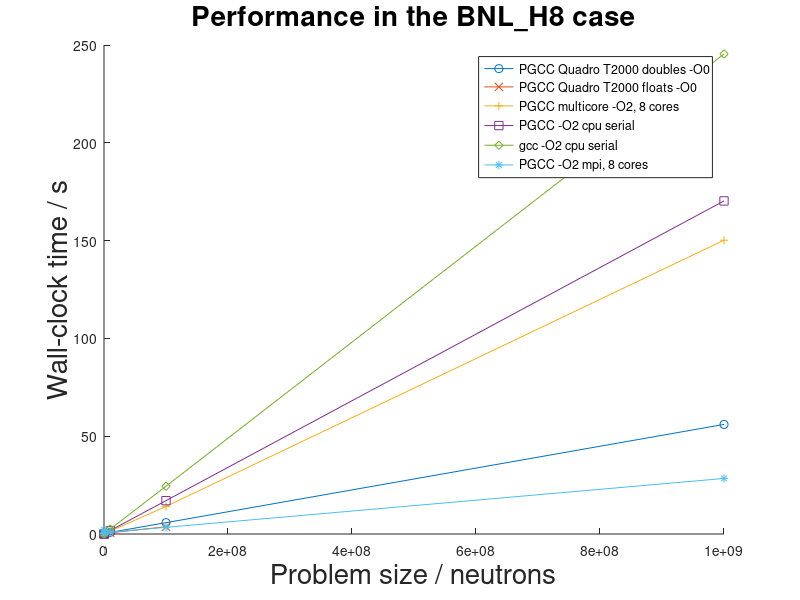
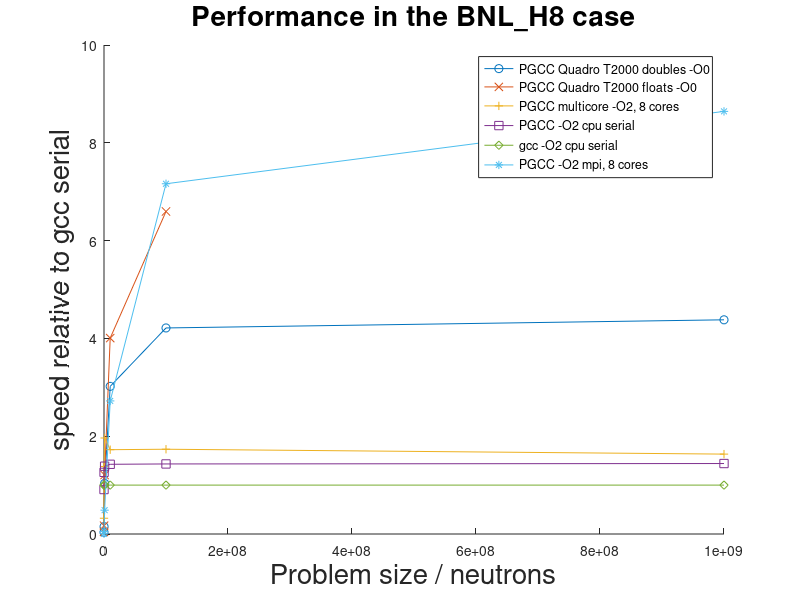

These charts were generated, in order, by the following MATLAB code:
set(0, 'defaultTextFontSize',20);
xes=[1e4 1e5 1e6 1e7 1e8 1e9]';
load gpu.dat
load gpu_float.dat
load cpu.dat
load gcc.dat
load mpi.dat
load multicore.dat

hold on
plot(xes,gpu,'-o')
plot(xes(1:5),gpu_float,'-x')
plot(xes,multicore,'-+')
plot(xes(1:6),cpu,'-s')
plot(xes(1:6),gcc,'-d')
plot(xes,mpi,'-*')
  legend('PGCC Quadro T2000 doubles -O0','PGCC Quadro T2000 floats -O0','PGCC multicore -O2, 8 cores','PGCC -O2 cpu serial','gcc -O2 cpu serial','PGCC -O2 mpi, 8 cores')

  xlabel('Problem size / neutrons')
  ylabel('Wall-clock time / s')
  title('Performance in the BNL_H8 case','interpreter','none')

  figure

  perf_gpu=gcc./gpu(1:6);
perf_gpu_float=gcc(1:5)./gpu_float;
  perf_multicore=gcc./multicore(1:6);
  perf_mpi=gcc./mpi(1:6);
  perf_cpu=gcc./cpu(1:6);
 perf_gcc=gcc./gcc(1:6);
 hold on
plot(xes(1:6),perf_gpu,'-o')
plot(xes(1:5),perf_gpu_float,'-x')
plot(xes(1:6),perf_multicore,'-+')
plot(xes(1:6),perf_cpu,'-s')
plot(xes(1:6),perf_gcc,'-d')
plot(xes(1:6),perf_mpi,'-*')
  xlabel('Problem size / neutrons')
  ylabel('speed relative to gcc serial')
   title('Performance in the BNL_H8 case','interpreter','none')
  legend('PGCC Quadro T2000 doubles -O0','PGCC Quadro T2000 floats -O0','PGCC multicore -O2, 8 cores','PGCC -O2 cpu serial','gcc -O2 cpu serial','PGCC -O2 mpi, 8 cores')
